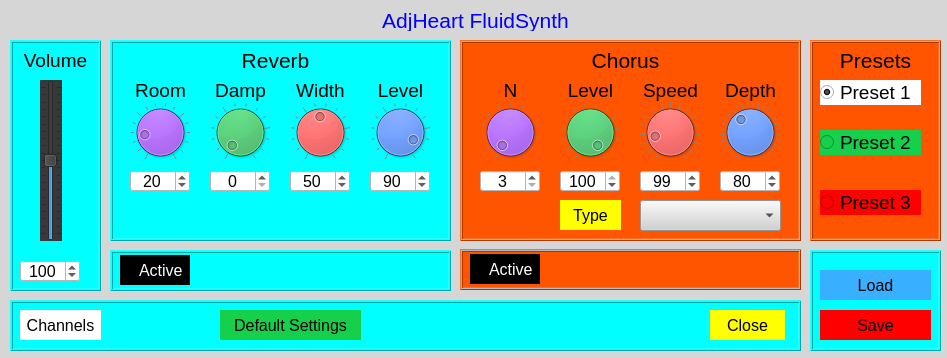
<?xml version="1.0" encoding="UTF-8"?>
<ui version="4.0">
 <class>Dialog_AdjFluidSynth</class>
 <widget class="QDialog" name="Dialog_AdjFluidSynth">
  <property name="geometry">
   <rect>
    <x>0</x>
    <y>0</y>
    <width>947</width>
    <height>358</height>
   </rect>
  </property>
  <property name="palette">
   <palette>
    <active>
     <colorrole role="WindowText">
      <brush brushstyle="SolidPattern">
       <color alpha="255">
        <red>0</red>
        <green>0</green>
        <blue>0</blue>
       </color>
      </brush>
     </colorrole>
     <colorrole role="Button">
      <brush brushstyle="SolidPattern">
       <color alpha="255">
        <red>214</red>
        <green>214</green>
        <blue>214</blue>
       </color>
      </brush>
     </colorrole>
     <colorrole role="Text">
      <brush brushstyle="SolidPattern">
       <color alpha="255">
        <red>0</red>
        <green>0</green>
        <blue>0</blue>
       </color>
      </brush>
     </colorrole>
     <colorrole role="ButtonText">
      <brush brushstyle="SolidPattern">
       <color alpha="255">
        <red>0</red>
        <green>0</green>
        <blue>0</blue>
       </color>
      </brush>
     </colorrole>
     <colorrole role="Base">
      <brush brushstyle="SolidPattern">
       <color alpha="255">
        <red>214</red>
        <green>214</green>
        <blue>214</blue>
       </color>
      </brush>
     </colorrole>
     <colorrole role="Window">
      <brush brushstyle="SolidPattern">
       <color alpha="255">
        <red>214</red>
        <green>214</green>
        <blue>214</blue>
       </color>
      </brush>
     </colorrole>
    </active>
    <inactive>
     <colorrole role="WindowText">
      <brush brushstyle="SolidPattern">
       <color alpha="255">
        <red>0</red>
        <green>0</green>
        <blue>0</blue>
       </color>
      </brush>
     </colorrole>
     <colorrole role="Button">
      <brush brushstyle="SolidPattern">
       <color alpha="255">
        <red>214</red>
        <green>214</green>
        <blue>214</blue>
       </color>
      </brush>
     </colorrole>
     <colorrole role="Text">
      <brush brushstyle="SolidPattern">
       <color alpha="255">
        <red>0</red>
        <green>0</green>
        <blue>0</blue>
       </color>
      </brush>
     </colorrole>
     <colorrole role="ButtonText">
      <brush brushstyle="SolidPattern">
       <color alpha="255">
        <red>0</red>
        <green>0</green>
        <blue>0</blue>
       </color>
      </brush>
     </colorrole>
     <colorrole role="Base">
      <brush brushstyle="SolidPattern">
       <color alpha="255">
        <red>214</red>
        <green>214</green>
        <blue>214</blue>
       </color>
      </brush>
     </colorrole>
     <colorrole role="Window">
      <brush brushstyle="SolidPattern">
       <color alpha="255">
        <red>214</red>
        <green>214</green>
        <blue>214</blue>
       </color>
      </brush>
     </colorrole>
    </inactive>
    <disabled>
     <colorrole role="WindowText">
      <brush brushstyle="SolidPattern">
       <color alpha="255">
        <red>0</red>
        <green>0</green>
        <blue>0</blue>
       </color>
      </brush>
     </colorrole>
     <colorrole role="Button">
      <brush brushstyle="SolidPattern">
       <color alpha="255">
        <red>214</red>
        <green>214</green>
        <blue>214</blue>
       </color>
      </brush>
     </colorrole>
     <colorrole role="Text">
      <brush brushstyle="SolidPattern">
       <color alpha="255">
        <red>0</red>
        <green>0</green>
        <blue>0</blue>
       </color>
      </brush>
     </colorrole>
     <colorrole role="ButtonText">
      <brush brushstyle="SolidPattern">
       <color alpha="255">
        <red>0</red>
        <green>0</green>
        <blue>0</blue>
       </color>
      </brush>
     </colorrole>
     <colorrole role="Base">
      <brush brushstyle="SolidPattern">
       <color alpha="255">
        <red>214</red>
        <green>214</green>
        <blue>214</blue>
       </color>
      </brush>
     </colorrole>
     <colorrole role="Window">
      <brush brushstyle="SolidPattern">
       <color alpha="255">
        <red>214</red>
        <green>214</green>
        <blue>214</blue>
       </color>
      </brush>
     </colorrole>
    </disabled>
   </palette>
  </property>
  <property name="windowTitle">
   <string>FluidSynth</string>
  </property>
  <property name="styleSheet">
   <string notr="true">background-color: rgb(214, 214, 214);
color: rgb(128,128,1285);</string>
  </property>
  <widget class="QFrame" name="frame_Reverb">
   <property name="geometry">
    <rect>
     <x>110</x>
     <y>40</y>
     <width>341</width>
     <height>201</height>
    </rect>
   </property>
   <property name="font">
    <font>
     <pointsize>12</pointsize>
    </font>
   </property>
   <property name="styleSheet">
    <string notr="true">background-color: rgb(0, 255, 255);</string>
   </property>
   <property name="frameShape">
    <enum>QFrame::Box</enum>
   </property>
   <property name="frameShadow">
    <enum>QFrame::Raised</enum>
   </property>
   <property name="lineWidth">
    <number>1</number>
   </property>
   <property name="midLineWidth">
    <number>1</number>
   </property>
   <widget class="QDial" name="dial_adjFluidSynth_Reverb_Room">
    <property name="geometry">
     <rect>
      <x>20</x>
      <y>60</y>
      <width>60</width>
      <height>64</height>
     </rect>
    </property>
    <property name="styleSheet">
     <string notr="true">background-color: rgb(170, 85, 255);</string>
    </property>
    <property name="maximum">
     <number>120</number>
    </property>
    <property name="value">
     <number>20</number>
    </property>
    <property name="wrapping">
     <bool>false</bool>
    </property>
    <property name="notchTarget">
     <double>8.000000000000000</double>
    </property>
    <property name="notchesVisible">
     <bool>true</bool>
    </property>
   </widget>
   <widget class="QDial" name="dial_adjFluidSynth_Reverb_Damp">
    <property name="geometry">
     <rect>
      <x>100</x>
      <y>60</y>
      <width>60</width>
      <height>64</height>
     </rect>
    </property>
    <property name="styleSheet">
     <string notr="true">background-color: rgb(22, 207, 75);</string>
    </property>
    <property name="maximum">
     <number>100</number>
    </property>
    <property name="wrapping">
     <bool>false</bool>
    </property>
    <property name="notchTarget">
     <double>8.000000000000000</double>
    </property>
    <property name="notchesVisible">
     <bool>true</bool>
    </property>
   </widget>
   <widget class="QDial" name="dial_adjFluidSynth_Reverb_Width">
    <property name="geometry">
     <rect>
      <x>180</x>
      <y>60</y>
      <width>60</width>
      <height>64</height>
     </rect>
    </property>
    <property name="styleSheet">
     <string notr="true">background-color: rgb(255, 0, 0);</string>
    </property>
    <property name="maximum">
     <number>100</number>
    </property>
    <property name="value">
     <number>50</number>
    </property>
    <property name="wrapping">
     <bool>false</bool>
    </property>
    <property name="notchTarget">
     <double>8.000000000000000</double>
    </property>
    <property name="notchesVisible">
     <bool>true</bool>
    </property>
   </widget>
   <widget class="QDial" name="dial_adjFluidSynth_Reverb_Level">
    <property name="geometry">
     <rect>
      <x>260</x>
      <y>60</y>
      <width>60</width>
      <height>64</height>
     </rect>
    </property>
    <property name="styleSheet">
     <string notr="true">background-color: rgb(0, 85, 255);</string>
    </property>
    <property name="maximum">
     <number>100</number>
    </property>
    <property name="value">
     <number>90</number>
    </property>
    <property name="wrapping">
     <bool>false</bool>
    </property>
    <property name="notchTarget">
     <double>8.000000000000000</double>
    </property>
    <property name="notchesVisible">
     <bool>true</bool>
    </property>
   </widget>
   <widget class="QSpinBox" name="spinBox_adjFluidSynth_Reverb_Damp">
    <property name="geometry">
     <rect>
      <x>100</x>
      <y>130</y>
      <width>60</width>
      <height>22</height>
     </rect>
    </property>
    <property name="font">
     <font>
      <pointsize>12</pointsize>
     </font>
    </property>
    <property name="styleSheet">
     <string notr="true">background-color: rgb(255, 255, 255);</string>
    </property>
    <property name="alignment">
     <set>Qt::AlignCenter</set>
    </property>
    <property name="maximum">
     <number>100</number>
    </property>
    <property name="value">
     <number>0</number>
    </property>
   </widget>
   <widget class="QSpinBox" name="spinBox_adjFluidSynth_Reverb_Width">
    <property name="geometry">
     <rect>
      <x>180</x>
      <y>130</y>
      <width>60</width>
      <height>22</height>
     </rect>
    </property>
    <property name="font">
     <font>
      <pointsize>12</pointsize>
     </font>
    </property>
    <property name="styleSheet">
     <string notr="true">background-color: rgb(255, 255, 255);</string>
    </property>
    <property name="alignment">
     <set>Qt::AlignCenter</set>
    </property>
    <property name="maximum">
     <number>100</number>
    </property>
    <property name="value">
     <number>50</number>
    </property>
   </widget>
   <widget class="QSpinBox" name="spinBox_adjFluidSynth_Reverb_Level">
    <property name="geometry">
     <rect>
      <x>260</x>
      <y>130</y>
      <width>60</width>
      <height>22</height>
     </rect>
    </property>
    <property name="font">
     <font>
      <pointsize>12</pointsize>
     </font>
    </property>
    <property name="styleSheet">
     <string notr="true">background-color: rgb(255, 255, 255);</string>
    </property>
    <property name="alignment">
     <set>Qt::AlignCenter</set>
    </property>
    <property name="maximum">
     <number>100</number>
    </property>
    <property name="value">
     <number>90</number>
    </property>
   </widget>
   <widget class="QSpinBox" name="spinBox_adjFluidSynth_Reverb_Room">
    <property name="geometry">
     <rect>
      <x>20</x>
      <y>130</y>
      <width>60</width>
      <height>22</height>
     </rect>
    </property>
    <property name="font">
     <font>
      <pointsize>12</pointsize>
     </font>
    </property>
    <property name="styleSheet">
     <string notr="true">background-color: rgb(255, 255, 255);</string>
    </property>
    <property name="alignment">
     <set>Qt::AlignCenter</set>
    </property>
    <property name="maximum">
     <number>120</number>
    </property>
    <property name="value">
     <number>20</number>
    </property>
   </widget>
   <widget class="QLabel" name="label">
    <property name="geometry">
     <rect>
      <x>120</x>
      <y>10</y>
      <width>91</width>
      <height>21</height>
     </rect>
    </property>
    <property name="font">
     <font>
      <pointsize>16</pointsize>
     </font>
    </property>
    <property name="text">
     <string>Reverb</string>
    </property>
    <property name="alignment">
     <set>Qt::AlignCenter</set>
    </property>
   </widget>
   <widget class="QLabel" name="label_2">
    <property name="geometry">
     <rect>
      <x>10</x>
      <y>40</y>
      <width>81</width>
      <height>21</height>
     </rect>
    </property>
    <property name="font">
     <font>
      <pointsize>14</pointsize>
     </font>
    </property>
    <property name="text">
     <string>Room</string>
    </property>
    <property name="alignment">
     <set>Qt::AlignCenter</set>
    </property>
   </widget>
   <widget class="QLabel" name="label_3">
    <property name="geometry">
     <rect>
      <x>100</x>
      <y>40</y>
      <width>61</width>
      <height>21</height>
     </rect>
    </property>
    <property name="font">
     <font>
      <pointsize>14</pointsize>
     </font>
    </property>
    <property name="text">
     <string>Damp</string>
    </property>
    <property name="alignment">
     <set>Qt::AlignCenter</set>
    </property>
   </widget>
   <widget class="QLabel" name="label_4">
    <property name="geometry">
     <rect>
      <x>180</x>
      <y>40</y>
      <width>61</width>
      <height>21</height>
     </rect>
    </property>
    <property name="font">
     <font>
      <pointsize>14</pointsize>
     </font>
    </property>
    <property name="text">
     <string>Width</string>
    </property>
    <property name="alignment">
     <set>Qt::AlignCenter</set>
    </property>
   </widget>
   <widget class="QLabel" name="label_5">
    <property name="geometry">
     <rect>
      <x>260</x>
      <y>40</y>
      <width>61</width>
      <height>21</height>
     </rect>
    </property>
    <property name="font">
     <font>
      <pointsize>14</pointsize>
     </font>
    </property>
    <property name="text">
     <string>Level</string>
    </property>
    <property name="alignment">
     <set>Qt::AlignCenter</set>
    </property>
   </widget>
  </widget>
  <widget class="QFrame" name="frame_Chorus">
   <property name="geometry">
    <rect>
     <x>460</x>
     <y>40</y>
     <width>341</width>
     <height>201</height>
    </rect>
   </property>
   <property name="font">
    <font>
     <pointsize>12</pointsize>
    </font>
   </property>
   <property name="styleSheet">
    <string notr="true">background-color: rgb(255, 85, 0);</string>
   </property>
   <property name="frameShape">
    <enum>QFrame::Box</enum>
   </property>
   <property name="frameShadow">
    <enum>QFrame::Raised</enum>
   </property>
   <property name="lineWidth">
    <number>1</number>
   </property>
   <property name="midLineWidth">
    <number>1</number>
   </property>
   <widget class="QDial" name="dial_adjFluidSynth_Chorus_N">
    <property name="geometry">
     <rect>
      <x>20</x>
      <y>60</y>
      <width>60</width>
      <height>64</height>
     </rect>
    </property>
    <property name="styleSheet">
     <string notr="true">background-color: rgb(170, 85, 255);</string>
    </property>
    <property name="minimum">
     <number>3</number>
    </property>
    <property name="value">
     <number>3</number>
    </property>
    <property name="wrapping">
     <bool>false</bool>
    </property>
    <property name="notchTarget">
     <double>8.000000000000000</double>
    </property>
    <property name="notchesVisible">
     <bool>true</bool>
    </property>
   </widget>
   <widget class="QDial" name="dial_adjFluidSynth_Chorus_Level">
    <property name="geometry">
     <rect>
      <x>100</x>
      <y>60</y>
      <width>60</width>
      <height>64</height>
     </rect>
    </property>
    <property name="styleSheet">
     <string notr="true">background-color: rgb(22, 207, 75);</string>
    </property>
    <property name="maximum">
     <number>100</number>
    </property>
    <property name="value">
     <number>100</number>
    </property>
    <property name="wrapping">
     <bool>false</bool>
    </property>
    <property name="notchTarget">
     <double>8.000000000000000</double>
    </property>
    <property name="notchesVisible">
     <bool>true</bool>
    </property>
   </widget>
   <widget class="QDial" name="dial_adjFluidSynth_Chorus_Speed">
    <property name="geometry">
     <rect>
      <x>180</x>
      <y>60</y>
      <width>60</width>
      <height>64</height>
     </rect>
    </property>
    <property name="styleSheet">
     <string notr="true">background-color: rgb(255, 0, 0);</string>
    </property>
    <property name="minimum">
     <number>30</number>
    </property>
    <property name="maximum">
     <number>500</number>
    </property>
    <property name="value">
     <number>99</number>
    </property>
    <property name="wrapping">
     <bool>false</bool>
    </property>
    <property name="notchTarget">
     <double>30.000000000000000</double>
    </property>
    <property name="notchesVisible">
     <bool>true</bool>
    </property>
   </widget>
   <widget class="QDial" name="dial_adjFluidSynth_Chorus_Depth">
    <property name="geometry">
     <rect>
      <x>260</x>
      <y>60</y>
      <width>60</width>
      <height>64</height>
     </rect>
    </property>
    <property name="styleSheet">
     <string notr="true">background-color: rgb(0, 85, 255);</string>
    </property>
    <property name="maximum">
     <number>210</number>
    </property>
    <property name="value">
     <number>80</number>
    </property>
    <property name="wrapping">
     <bool>false</bool>
    </property>
    <property name="notchTarget">
     <double>8.000000000000000</double>
    </property>
    <property name="notchesVisible">
     <bool>true</bool>
    </property>
   </widget>
   <widget class="QSpinBox" name="spinBox_adjFluidSynth_Chorus_Level">
    <property name="geometry">
     <rect>
      <x>100</x>
      <y>130</y>
      <width>60</width>
      <height>22</height>
     </rect>
    </property>
    <property name="font">
     <font>
      <pointsize>12</pointsize>
     </font>
    </property>
    <property name="styleSheet">
     <string notr="true">background-color: rgb(255, 255, 255);</string>
    </property>
    <property name="alignment">
     <set>Qt::AlignCenter</set>
    </property>
    <property name="maximum">
     <number>100</number>
    </property>
    <property name="value">
     <number>100</number>
    </property>
   </widget>
   <widget class="QSpinBox" name="spinBox_adjFluidSynth_Chorus_Speed">
    <property name="geometry">
     <rect>
      <x>180</x>
      <y>130</y>
      <width>60</width>
      <height>22</height>
     </rect>
    </property>
    <property name="font">
     <font>
      <pointsize>12</pointsize>
     </font>
    </property>
    <property name="styleSheet">
     <string notr="true">background-color: rgb(255, 255, 255);</string>
    </property>
    <property name="alignment">
     <set>Qt::AlignCenter</set>
    </property>
    <property name="minimum">
     <number>30</number>
    </property>
    <property name="maximum">
     <number>500</number>
    </property>
    <property name="value">
     <number>99</number>
    </property>
   </widget>
   <widget class="QSpinBox" name="spinBox_adjFluidSynth_Chorus_Depth">
    <property name="geometry">
     <rect>
      <x>260</x>
      <y>130</y>
      <width>60</width>
      <height>22</height>
     </rect>
    </property>
    <property name="font">
     <font>
      <pointsize>12</pointsize>
     </font>
    </property>
    <property name="styleSheet">
     <string notr="true">background-color: rgb(255, 255, 255);</string>
    </property>
    <property name="alignment">
     <set>Qt::AlignCenter</set>
    </property>
    <property name="maximum">
     <number>210</number>
    </property>
    <property name="value">
     <number>80</number>
    </property>
   </widget>
   <widget class="QSpinBox" name="spinBox_adjFluidSynth_Chorus_N">
    <property name="geometry">
     <rect>
      <x>20</x>
      <y>130</y>
      <width>60</width>
      <height>22</height>
     </rect>
    </property>
    <property name="font">
     <font>
      <pointsize>12</pointsize>
     </font>
    </property>
    <property name="styleSheet">
     <string notr="true">background-color: rgb(255, 255, 255);</string>
    </property>
    <property name="alignment">
     <set>Qt::AlignCenter</set>
    </property>
    <property name="minimum">
     <number>3</number>
    </property>
    <property name="value">
     <number>3</number>
    </property>
   </widget>
   <widget class="QLabel" name="label_6">
    <property name="geometry">
     <rect>
      <x>120</x>
      <y>10</y>
      <width>91</width>
      <height>21</height>
     </rect>
    </property>
    <property name="font">
     <font>
      <pointsize>16</pointsize>
     </font>
    </property>
    <property name="text">
     <string>Chorus</string>
    </property>
    <property name="alignment">
     <set>Qt::AlignCenter</set>
    </property>
   </widget>
   <widget class="QLabel" name="label_7">
    <property name="geometry">
     <rect>
      <x>10</x>
      <y>40</y>
      <width>81</width>
      <height>21</height>
     </rect>
    </property>
    <property name="font">
     <font>
      <pointsize>14</pointsize>
     </font>
    </property>
    <property name="text">
     <string>N</string>
    </property>
    <property name="alignment">
     <set>Qt::AlignCenter</set>
    </property>
   </widget>
   <widget class="QLabel" name="label_8">
    <property name="geometry">
     <rect>
      <x>100</x>
      <y>40</y>
      <width>61</width>
      <height>21</height>
     </rect>
    </property>
    <property name="font">
     <font>
      <pointsize>14</pointsize>
     </font>
    </property>
    <property name="text">
     <string>Level</string>
    </property>
    <property name="alignment">
     <set>Qt::AlignCenter</set>
    </property>
   </widget>
   <widget class="QLabel" name="label_9">
    <property name="geometry">
     <rect>
      <x>180</x>
      <y>40</y>
      <width>61</width>
      <height>21</height>
     </rect>
    </property>
    <property name="font">
     <font>
      <pointsize>14</pointsize>
     </font>
    </property>
    <property name="text">
     <string>Speed</string>
    </property>
    <property name="alignment">
     <set>Qt::AlignCenter</set>
    </property>
   </widget>
   <widget class="QLabel" name="label_10">
    <property name="geometry">
     <rect>
      <x>260</x>
      <y>40</y>
      <width>61</width>
      <height>21</height>
     </rect>
    </property>
    <property name="font">
     <font>
      <pointsize>14</pointsize>
     </font>
    </property>
    <property name="text">
     <string>Depth</string>
    </property>
    <property name="alignment">
     <set>Qt::AlignCenter</set>
    </property>
   </widget>
   <widget class="QComboBox" name="comboBox_adjFluidSynth_Chorus_Type">
    <property name="geometry">
     <rect>
      <x>180</x>
      <y>160</y>
      <width>141</width>
      <height>31</height>
     </rect>
    </property>
    <property name="font">
     <font>
      <pointsize>12</pointsize>
     </font>
    </property>
    <property name="styleSheet">
     <string notr="true">
border-color: rgb(0, 0, 0);
background-color: rgb(209, 209, 209);</string>
    </property>
    <property name="currentText">
     <string/>
    </property>
    <property name="currentIndex">
     <number>-1</number>
    </property>
    <property name="maxVisibleItems">
     <number>4</number>
    </property>
   </widget>
   <widget class="QPushButton" name="pushButton_adjFluidSynth_Chorus_Type">
    <property name="geometry">
     <rect>
      <x>100</x>
      <y>160</y>
      <width>61</width>
      <height>30</height>
     </rect>
    </property>
    <property name="font">
     <font>
      <pointsize>12</pointsize>
     </font>
    </property>
    <property name="styleSheet">
     <string notr="true">background-color: rgb(255, 255, 0);border: none;</string>
    </property>
    <property name="text">
     <string>Type</string>
    </property>
   </widget>
  </widget>
  <widget class="QFrame" name="frame_3">
   <property name="geometry">
    <rect>
     <x>10</x>
     <y>40</y>
     <width>91</width>
     <height>251</height>
    </rect>
   </property>
   <property name="styleSheet">
    <string notr="true">background-color: rgb(0, 255, 255);</string>
   </property>
   <property name="frameShape">
    <enum>QFrame::Box</enum>
   </property>
   <property name="frameShadow">
    <enum>QFrame::Raised</enum>
   </property>
   <property name="midLineWidth">
    <number>1</number>
   </property>
   <widget class="QLabel" name="label_12">
    <property name="geometry">
     <rect>
      <x>10</x>
      <y>10</y>
      <width>71</width>
      <height>21</height>
     </rect>
    </property>
    <property name="font">
     <font>
      <pointsize>14</pointsize>
     </font>
    </property>
    <property name="text">
     <string>Volume</string>
    </property>
    <property name="alignment">
     <set>Qt::AlignCenter</set>
    </property>
   </widget>
   <widget class="QSpinBox" name="spinBox_adjFluidSynth_Gain">
    <property name="geometry">
     <rect>
      <x>10</x>
      <y>220</y>
      <width>60</width>
      <height>22</height>
     </rect>
    </property>
    <property name="font">
     <font>
      <pointsize>12</pointsize>
     </font>
    </property>
    <property name="styleSheet">
     <string notr="true">background-color: rgb(255, 255, 255);</string>
    </property>
    <property name="alignment">
     <set>Qt::AlignCenter</set>
    </property>
    <property name="maximum">
     <number>200</number>
    </property>
    <property name="value">
     <number>100</number>
    </property>
   </widget>
   <widget class="QSlider" name="verticalSlider_adjFluidSynth_Gain">
    <property name="geometry">
     <rect>
      <x>30</x>
      <y>40</y>
      <width>22</width>
      <height>161</height>
     </rect>
    </property>
    <property name="styleSheet">
     <string notr="true">background-color: rgb(56, 56, 56);</string>
    </property>
    <property name="maximum">
     <number>200</number>
    </property>
    <property name="value">
     <number>100</number>
    </property>
    <property name="orientation">
     <enum>Qt::Vertical</enum>
    </property>
    <property name="tickPosition">
     <enum>QSlider::TicksBothSides</enum>
    </property>
   </widget>
   <zorder>label_12</zorder>
   <zorder>verticalSlider_adjFluidSynth_Gain</zorder>
   <zorder>spinBox_adjFluidSynth_Gain</zorder>
  </widget>
  <widget class="QLabel" name="label_13">
   <property name="geometry">
    <rect>
     <x>10</x>
     <y>10</y>
     <width>931</width>
     <height>21</height>
    </rect>
   </property>
   <property name="font">
    <font>
     <pointsize>16</pointsize>
    </font>
   </property>
   <property name="autoFillBackground">
    <bool>false</bool>
   </property>
   <property name="styleSheet">
    <string notr="true">color: rgb(0, 0, 255);</string>
   </property>
   <property name="text">
    <string>AdjHeart FluidSynth</string>
   </property>
   <property name="alignment">
    <set>Qt::AlignCenter</set>
   </property>
  </widget>
  <widget class="QFrame" name="frame_5">
   <property name="geometry">
    <rect>
     <x>10</x>
     <y>300</y>
     <width>791</width>
     <height>51</height>
    </rect>
   </property>
   <property name="styleSheet">
    <string notr="true">background-color: rgb(0, 255, 255);</string>
   </property>
   <property name="frameShape">
    <enum>QFrame::Box</enum>
   </property>
   <property name="frameShadow">
    <enum>QFrame::Raised</enum>
   </property>
   <property name="midLineWidth">
    <number>1</number>
   </property>
   <widget class="QPushButton" name="pushButton_adjFluidSynth_Channels">
    <property name="geometry">
     <rect>
      <x>10</x>
      <y>10</y>
      <width>81</width>
      <height>30</height>
     </rect>
    </property>
    <property name="font">
     <font>
      <pointsize>12</pointsize>
     </font>
    </property>
    <property name="styleSheet">
     <string notr="true">background-color: rgb(255, 255, 255);border: none;</string>
    </property>
    <property name="text">
     <string>Channels</string>
    </property>
   </widget>
   <widget class="QPushButton" name="pushButton_adjFluidSynth_Close">
    <property name="geometry">
     <rect>
      <x>700</x>
      <y>10</y>
      <width>75</width>
      <height>30</height>
     </rect>
    </property>
    <property name="font">
     <font>
      <pointsize>12</pointsize>
     </font>
    </property>
    <property name="styleSheet">
     <string notr="true">background-color: rgb(255, 255, 0);border: none;</string>
    </property>
    <property name="text">
     <string>Close</string>
    </property>
   </widget>
   <widget class="QPushButton" name="pushButton_adjFluidSynth_Default_settings">
    <property name="geometry">
     <rect>
      <x>210</x>
      <y>10</y>
      <width>141</width>
      <height>30</height>
     </rect>
    </property>
    <property name="font">
     <font>
      <pointsize>12</pointsize>
     </font>
    </property>
    <property name="styleSheet">
     <string notr="true">background-color: rgb(22, 207, 75);border: none;</string>
    </property>
    <property name="text">
     <string>Default Settings</string>
    </property>
   </widget>
  </widget>
  <widget class="QFrame" name="frame">
   <property name="geometry">
    <rect>
     <x>460</x>
     <y>249</y>
     <width>341</width>
     <height>41</height>
    </rect>
   </property>
   <property name="styleSheet">
    <string notr="true">background-color: rgb(255, 85, 0);</string>
   </property>
   <property name="frameShape">
    <enum>QFrame::Box</enum>
   </property>
   <property name="frameShadow">
    <enum>QFrame::Raised</enum>
   </property>
   <property name="midLineWidth">
    <number>1</number>
   </property>
   <widget class="QCheckBox" name="checkBox_adjFluidSynth_Chorus_Active">
    <property name="geometry">
     <rect>
      <x>10</x>
      <y>5</y>
      <width>70</width>
      <height>30</height>
     </rect>
    </property>
    <property name="font">
     <font>
      <pointsize>12</pointsize>
     </font>
    </property>
    <property name="styleSheet">
     <string notr="true">background-color: rgb(0, 0, 0);
color: rgb(255, 255, 255);</string>
    </property>
    <property name="text">
     <string>Active</string>
    </property>
   </widget>
  </widget>
  <widget class="QFrame" name="frame_2">
   <property name="geometry">
    <rect>
     <x>110</x>
     <y>250</y>
     <width>341</width>
     <height>41</height>
    </rect>
   </property>
   <property name="styleSheet">
    <string notr="true">background-color: rgb(0, 255, 255);</string>
   </property>
   <property name="frameShape">
    <enum>QFrame::Box</enum>
   </property>
   <property name="frameShadow">
    <enum>QFrame::Raised</enum>
   </property>
   <property name="midLineWidth">
    <number>1</number>
   </property>
   <widget class="QCheckBox" name="checkBox_adjFluidSynth_Reverb_Active">
    <property name="geometry">
     <rect>
      <x>10</x>
      <y>5</y>
      <width>70</width>
      <height>30</height>
     </rect>
    </property>
    <property name="font">
     <font>
      <pointsize>12</pointsize>
     </font>
    </property>
    <property name="styleSheet">
     <string notr="true">background-color: rgb(0, 0, 0);
color: rgb(255, 255, 255);</string>
    </property>
    <property name="text">
     <string>Active</string>
    </property>
   </widget>
  </widget>
  <widget class="QFrame" name="frame_Presets">
   <property name="geometry">
    <rect>
     <x>810</x>
     <y>40</y>
     <width>131</width>
     <height>201</height>
    </rect>
   </property>
   <property name="styleSheet">
    <string notr="true">background-color: rgb(255, 85, 0);</string>
   </property>
   <property name="frameShape">
    <enum>QFrame::Box</enum>
   </property>
   <property name="frameShadow">
    <enum>QFrame::Raised</enum>
   </property>
   <property name="midLineWidth">
    <number>1</number>
   </property>
   <widget class="QLabel" name="label_11">
    <property name="geometry">
     <rect>
      <x>20</x>
      <y>10</y>
      <width>91</width>
      <height>21</height>
     </rect>
    </property>
    <property name="font">
     <font>
      <pointsize>16</pointsize>
     </font>
    </property>
    <property name="text">
     <string>Presets</string>
    </property>
    <property name="alignment">
     <set>Qt::AlignCenter</set>
    </property>
   </widget>
   <widget class="QRadioButton" name="radioButton_Preset_1">
    <property name="geometry">
     <rect>
      <x>10</x>
      <y>40</y>
      <width>101</width>
      <height>25</height>
     </rect>
    </property>
    <property name="font">
     <font>
      <pointsize>14</pointsize>
     </font>
    </property>
    <property name="styleSheet">
     <string notr="true">background-color: rgb(255, 255, 255);</string>
    </property>
    <property name="text">
     <string>Preset 1</string>
    </property>
    <property name="checked">
     <bool>true</bool>
    </property>
   </widget>
   <widget class="QRadioButton" name="radioButton_Preset_2">
    <property name="geometry">
     <rect>
      <x>10</x>
      <y>90</y>
      <width>101</width>
      <height>25</height>
     </rect>
    </property>
    <property name="font">
     <font>
      <pointsize>14</pointsize>
     </font>
    </property>
    <property name="styleSheet">
     <string notr="true">background-color: rgb(22, 207, 75);</string>
    </property>
    <property name="text">
     <string>Preset 2</string>
    </property>
   </widget>
   <widget class="QRadioButton" name="radioButton_Preset_3">
    <property name="geometry">
     <rect>
      <x>10</x>
      <y>150</y>
      <width>101</width>
      <height>25</height>
     </rect>
    </property>
    <property name="font">
     <font>
      <pointsize>14</pointsize>
     </font>
    </property>
    <property name="styleSheet">
     <string notr="true">background-color: rgb(255, 0, 0);</string>
    </property>
    <property name="text">
     <string>Preset 3</string>
    </property>
   </widget>
  </widget>
  <widget class="QFrame" name="frame_4">
   <property name="geometry">
    <rect>
     <x>810</x>
     <y>250</y>
     <width>131</width>
     <height>101</height>
    </rect>
   </property>
   <property name="styleSheet">
    <string notr="true">background-color: rgb(0, 255, 255);</string>
   </property>
   <property name="frameShape">
    <enum>QFrame::Box</enum>
   </property>
   <property name="frameShadow">
    <enum>QFrame::Raised</enum>
   </property>
   <property name="midLineWidth">
    <number>1</number>
   </property>
   <widget class="QPushButton" name="pushButton_adjFluidSynth_Save_preset">
    <property name="geometry">
     <rect>
      <x>10</x>
      <y>60</y>
      <width>111</width>
      <height>30</height>
     </rect>
    </property>
    <property name="font">
     <font>
      <pointsize>12</pointsize>
     </font>
    </property>
    <property name="styleSheet">
     <string notr="true">background-color: rgb(255, 0, 0);border: none;</string>
    </property>
    <property name="text">
     <string>Save</string>
    </property>
   </widget>
   <widget class="QPushButton" name="pushButton_adjFluidSynth_Load_preset">
    <property name="geometry">
     <rect>
      <x>10</x>
      <y>20</y>
      <width>111</width>
      <height>30</height>
     </rect>
    </property>
    <property name="font">
     <font>
      <pointsize>12</pointsize>
     </font>
    </property>
    <property name="styleSheet">
     <string notr="true">background-color: rgb(57, 176, 255);border: none;</string>
    </property>
    <property name="text">
     <string>Load</string>
    </property>
   </widget>
  </widget>
  <zorder>frame_2</zorder>
  <zorder>frame</zorder>
  <zorder>frame_Reverb</zorder>
  <zorder>frame_Chorus</zorder>
  <zorder>frame_3</zorder>
  <zorder>label_13</zorder>
  <zorder>frame_5</zorder>
  <zorder>frame_Presets</zorder>
  <zorder>frame_4</zorder>
 </widget>
 <resources/>
 <connections/>
</ui>
